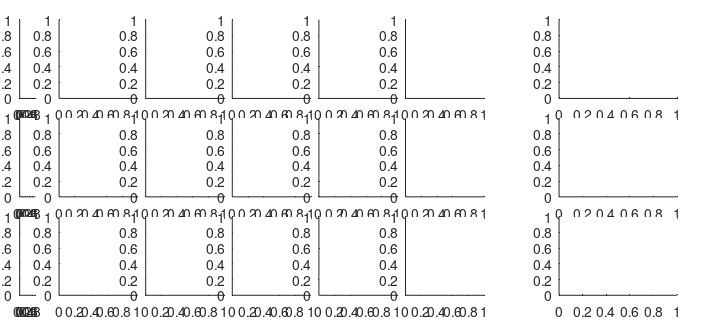

MATLAB code for this plot: (Note: this script raises an error after producing the figure.)
close all;

figure('Units', 'centimeters','Position', [0, 0, 18,8.5],...
       'PaperUnits', 'centimeters', 'PaperSize', [18,8.5],...
       'PaperPositionMode','Auto');

left_alignment = 0.5;
top_alignment = 6;
axs = [];
axs_colorbar = [];
axs_ans = [];
w = 2;
w_spacing = 2.2;
w_spacing_vertical = 2.5;
for i1 = 1:3   
    top  = top_alignment - w_spacing_vertical*(i1-1);

    left = left_alignment;
    axs_colorbar(i1) = axes('Units', 'centimeters','Position', [left top w*0.2 w]);    
    
    for i2 = 1:5
        left = left_alignment + w_spacing*(i2-1) + 1.;    
        axs(i1,i2) = axes('Units', 'centimeters','Position', [left top w w]);
    end        
    
    left = left_alignment + w_spacing*5+2.7;%2.2;
    axs_ana(i1)  = axes('Units', 'centimeters','Position', [left top w*1.5 w]);
end


%************************************
% Compute 
%************************************
params = struct('z0_mean',0.05,'z0_std',0.02,...
                'c',0.4,'D',-1,'G',3,...
                't_plot',[-10,0,10,20,35],'n',16);

Fig_shortTermDynamics(axs,axs_colorbar(1:end),axs_ana(1:end),params);


%************************************
n = params.n;
axes(axs(1,1));
%text((n+1)/2,(n+1)/2,'\leftarrow seed site','FontSize',7,'FontName','Arial',...
%                'FontWeight', 'Normal') %'FontSize',14                       
      %      ylabel('Baseline damage z');            
axes(axs(1,2));      
text((n+1)/2,(n+1)/2-2,'Seed induction','FontSize',7,'FontName','Arial',...
                'FontWeight', 'Normal','HorizontalAlignment', 'center') %'FontSize',14                        

axes(axs(1,5));
text((n+1)/2,(n+1)/2-2,'Seed removal','FontSize',7,'FontName','Arial',...
                'FontWeight', 'Normal','HorizontalAlignment', 'center') %'FontSize',14                                


for ax = axs
    set(ax,'FontSize',7,'FontName','Arial','FontWeight', 'Normal'); 
end
for ax = axs_colorbar
    set(ax,'FontSize',7,'FontName','Arial','FontWeight', 'Normal');  
end

for ax = axs_ana
    set(ax,'FontSize',7,'FontName','Arial','FontWeight', 'Normal');  
end

print(gcf,'Fig4_SeedRemoval','-dpdf','-r0');
%print2eps('test',gcf);
%SaveFigure_pdfFig('test')